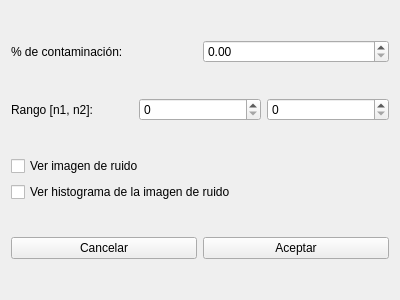
<?xml version="1.0" encoding="UTF-8"?>
<ui version="4.0">
 <class>RUniforme</class>
 <widget class="QWidget" name="RUniforme">
  <property name="geometry">
   <rect>
    <x>0</x>
    <y>0</y>
    <width>400</width>
    <height>300</height>
   </rect>
  </property>
  <property name="windowTitle">
   <string>Form</string>
  </property>
  <layout class="QVBoxLayout" name="verticalLayout_2">
   <item>
    <layout class="QHBoxLayout" name="horizontalLayout">
     <item>
      <widget class="QLabel" name="label">
       <property name="text">
        <string>% de contaminación: </string>
       </property>
      </widget>
     </item>
     <item>
      <widget class="QDoubleSpinBox" name="doubleSpinBoxP"/>
     </item>
    </layout>
   </item>
   <item>
    <layout class="QHBoxLayout" name="horizontalLayout_2">
     <item>
      <widget class="QLabel" name="label_2">
       <property name="text">
        <string>Rango [n1, n2]: </string>
       </property>
      </widget>
     </item>
     <item>
      <widget class="QSpinBox" name="spinBoxN1"/>
     </item>
     <item>
      <widget class="QSpinBox" name="spinBoxN2"/>
     </item>
    </layout>
   </item>
   <item>
    <layout class="QVBoxLayout" name="verticalLayout">
     <item>
      <widget class="QCheckBox" name="checkBoxImagenR">
       <property name="text">
        <string>Ver imagen de ruido</string>
       </property>
      </widget>
     </item>
     <item>
      <widget class="QCheckBox" name="checkBoxHistR">
       <property name="text">
        <string>Ver histograma de la imagen de ruido</string>
       </property>
      </widget>
     </item>
    </layout>
   </item>
   <item>
    <layout class="QHBoxLayout" name="horizontalLayout_3">
     <item>
      <widget class="QPushButton" name="ButtonCancelar">
       <property name="text">
        <string>Cancelar</string>
       </property>
      </widget>
     </item>
     <item>
      <widget class="QPushButton" name="ButtonAceptar">
       <property name="text">
        <string>Aceptar</string>
       </property>
      </widget>
     </item>
    </layout>
   </item>
  </layout>
 </widget>
 <resources/>
 <connections/>
</ui>
